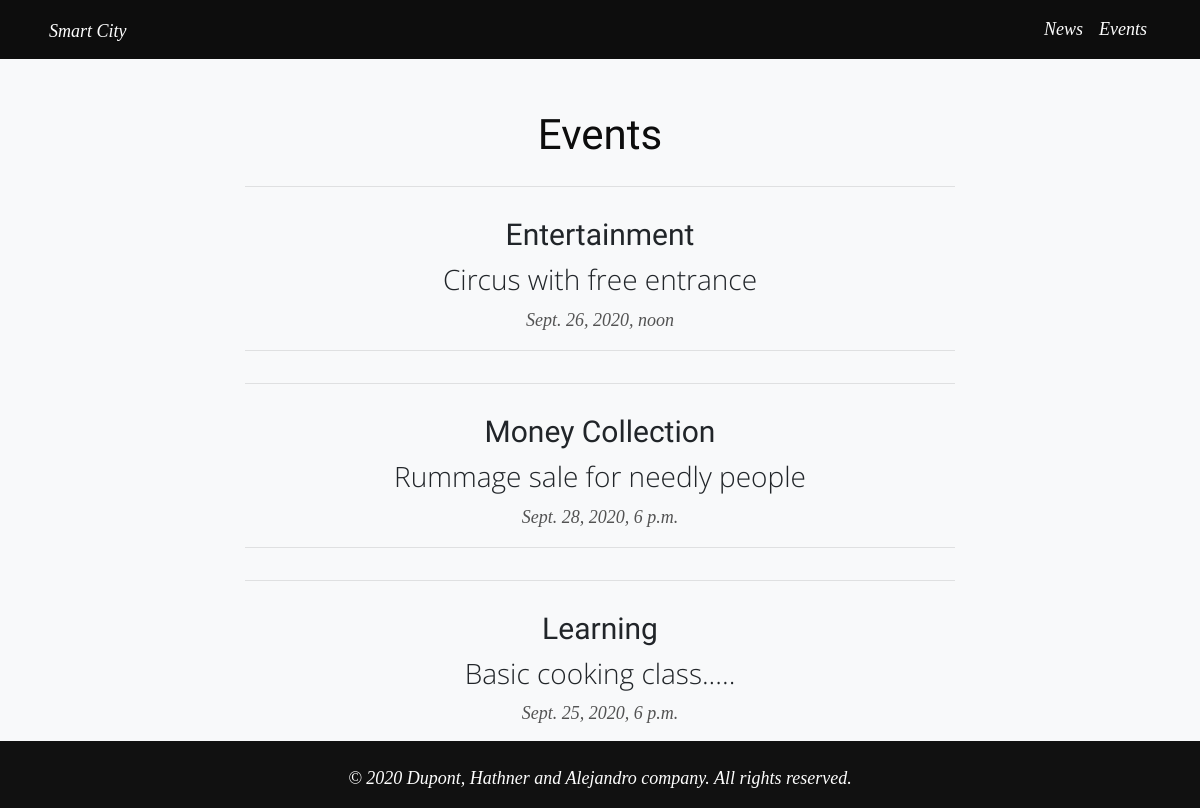
/eventos, run on the app's committed database.
### blog/models.py (models this page shows)
class Evento(models.Model):
    tipoEvento = models.CharField(max_length=60)
    tituloEvento = models.CharField(max_length=240)
    date = models.DateTimeField(editable=True, default=django.utils.timezone.now)

### blog/views.py (the view)
# urls.py: path('eventos', evento, name="eventos")
def evento(request):
    objetos = Evento.objects.filter().all()
    return render(request, 'events.html', context={'eventos':objetos})

### blog/templates/events.html (shortened to what this page needs)
{% load static %}
<!doctype html>
<html lang="en">
<head>
    <link rel="stylesheet" href="https://stackpath.bootstrapcdn.com/bootstrap/4.5.2/css/bootstrap.min.css">
    <link rel="stylesheet" href="{% static 'css/style.css' %}">
    <link href="https://kit-free.fontawesome.com/releases/latest/css/free-v4-shims.min.css" media="all" rel="stylesheet">
    <link href="https://kit-free.fontawesome.com/releases/latest/css/free-v4-font-face.min.css" media="all" rel="stylesheet">
    <link href="https://kit-free.fontawesome.com/releases/latest/css/free.min.css" media="all" rel="stylesheet">
</head>
<body class="bg-light">
        <nav class="navbar navbar-expand-md fixed-top">
            <div class="container">
                <a class="navbar-brand" href="{% url 'index' %}">
                    <p class="d-inline ml-1">Smart City</p>
                </a>
                <div class="collapse  navbar-collapse" id="navbarNavDropdown">
                <ul class="navbar-nav ml-auto">
                    <li class="nav-item">
                        <a class="nav-link" href="{% url 'news' %}"> <p>News</p> </a>
                    </li>
                    <li class="nav-item">
                        <a class="nav-link" href="{% url 'eventos' %}"> <p>Events</p> </a>
                    </li>
                </ul>
                </div>
            </div>
        </nav>
        <section class="distancia-nav mb-5" >
            <div id="eventos" class=" container text-center tamanho overflow-hidden">
                <div>
                    <div class="">
                            <h1 class="post-title text-center ">Events</h1>
                    </div>
                </div>
                {% for evento in eventos %}
                <div class="container ">
                    <div class="row ">
                        <div class="col-lg-8 col-md-10 mx-auto ">
                            <hr>
                            <div class="post-preview ">
                                    <h2 class="tipoEvento">{{ evento.tipoEvento }}</h2>
                                    <h3 class="TítuloEvento">{{ evento.tituloEvento }}</h3>
                                    <p class="date"> {{ evento.date }} </p>
                            </div>
                        <hr>
                    </div>
                    </div>
                </div>
                {% endfor %}
            </div>
        </section>
        <div class="dark fixed-bottom">
            <div class="row">
                <div class="col-lg-8 col-md-10 mx-auto ">
                    <div class="post-preview text-center mt-4 mb-0">
                        <p class="white">© 2020 Dupont, Hathner and Alejandro company. All rights reserved.</p>
                    </div>
                </div>
            </div>
        </div>
</body>
</html>

### blog/static/css/style.css (style rules this page uses)
body { background-color: #fff; text-decoration: none!important; }
.white { color: #fefefe; }
.dark { color: #fefefe; background-color: #111111; }
.navbar { background-color: #0D0D0D!important; }
nav a p { color: #fefefe; margin-bottom: 0; }
.distancia-nav { margin-top: 10vh; }
h1 { font-size: 42px; margin-top: 30px; margin-bottom: 10px; font-family: 'Raleway', sans-serif; color: #0D0D0D; }
p { font-size: 18px; font-style: italic; margin-top: 0; color: #535353; font-family: 'Source Serif Pro', serif!important; }
h2 { font-size: 30px; margin-top: 30px; margin-bottom: 10px; font-family: 'Raleway', sans-serif; }
h3 { font-weight: 300; margin: 0 0 10px; font-family: 'Open Sans', sans-serif; }

### data on the page
Evento: tipoEvento "Entertainment", tituloEvento "Circus with free entrance", date "Sept. 26, 2020, noon"
Evento: tipoEvento "Money Collection", tituloEvento "Rummage sale for needly people", date "Sept. 28, 2020, 6 p.m."
Evento: tipoEvento "Learning", tituloEvento "Basic cooking class.....", date "Sept. 25, 2020, 6 p.m."
